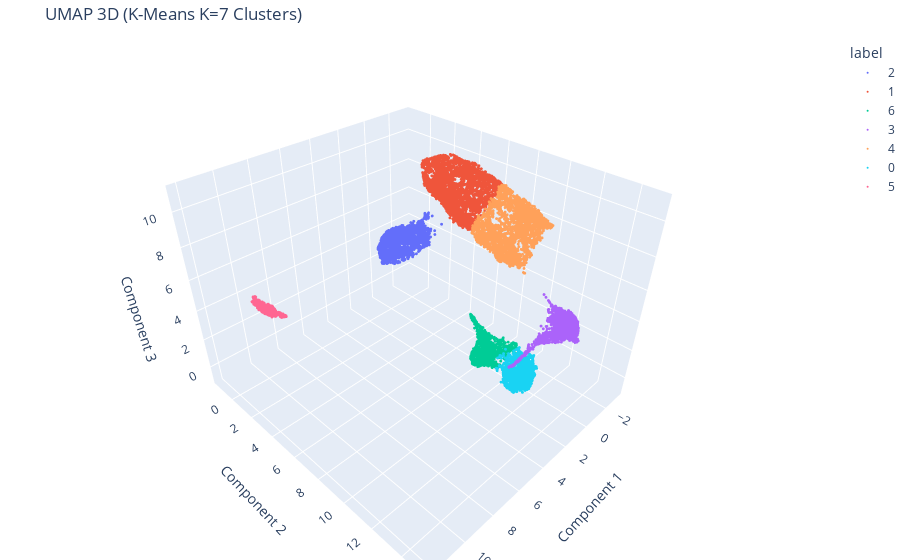

Source (notebook cell):
### Code cell
# K-Means Clustering на UMAP 3D
K = n_classes
print(f"\n### K-Means (K={K}) на UMAP-3D даних ###")
kmeans_umap = KMeans(n_clusters=K, random_state=42, n_init=10)
kmeans_umap_labels = kmeans_umap.fit_predict(X_umap_3d)

# Візуалізація кластерів K-Means на UMAP
plot_3d_plotly(X_umap_3d, kmeans_umap_labels, title=f"UMAP 3D (K-Means K={K} Clusters)")

# Оцінка
kmeans_umap_results = evaluate_clustering(
    X_umap_3d, 
    kmeans_umap_labels, 
    y_np, 
    model=kmeans_umap, 
    algorithm_info=f"K-Means (K={K}) UMAP-3D Data"
)
all_results.append(kmeans_umap_results)
print(pd.Series(kmeans_umap_results).to_frame(name="Оцінка"))

### Figure 1 — Plotly figure (JSON) as saved in the notebook; plotly's stock layout.template omitted (floating-point values rounded to 4 significant figures; data arrays with more than 128 entries replaced by an {"elided": "..."} marker saying what was removed)
{"data": [{"hovertemplate": "label=2<br>Component 1=%{x}<br>Component 2=%{y}<br>Component 3=%{z}<extra></extra>", "legendgroup": "2", "marker": {"color": "#636efa", "size": 1, "symbol": "circle"}, "mode": "markers", "name": "2", "scene": "scene", "showlegend": true, "type": "scatter3d", "x": {"elided": "1916 float values"}, "y": {"elided": "1916 float values"}, "z": {"elided": "1916 float values"}}, {"hovertemplate": "label=1<br>Component 1=%{x}<br>Component 2=%{y}<br>Component 3=%{z}<extra></extra>", "legendgroup": "1", "marker": {"color": "#EF553B", "size": 1, "symbol": "circle"}, "mode": "markers", "name": "1", "scene": "scene", "showlegend": true, "type": "scatter3d", "x": {"elided": "3341 float values"}, "y": {"elided": "3341 float values"}, "z": {"elided": "3341 float values"}}, {"hovertemplate": "label=6<br>Component 1=%{x}<br>Component 2=%{y}<br>Component 3=%{z}<extra></extra>", "legendgroup": "6", "marker": {"color": "#00cc96", "size": 1, "symbol": "circle"}, "mode": "markers", "name": "6", "scene": "scene", "showlegend": true, "type": "scatter3d", "x": {"elided": "1307 float values"}, "y": {"elided": "1307 float values"}, "z": {"elided": "1307 float values"}}, {"hovertemplate": "label=3<br>Component 1=%{x}<br>Component 2=%{y}<br>Component 3=%{z}<extra></extra>", "legendgroup": "3", "marker": {"color": "#ab63fa", "size": 1, "symbol": "circle"}, "mode": "markers", "name": "3", "scene": "scene", "showlegend": true, "type": "scatter3d", "x": {"elided": "1911 float values"}, "y": {"elided": "1911 float values"}, "z": {"elided": "1911 float values"}}, {"hovertemplate": "label=4<br>Component 1=%{x}<br>Component 2=%{y}<br>Component 3=%{z}<extra></extra>", "legendgroup": "4", "marker": {"color": "#FFA15A", "size": 1, "symbol": "circle"}, "mode": "markers", "name": "4", "scene": "scene", "showlegend": true, "type": "scatter3d", "x": {"elided": "2938 float values"}, "y": {"elided": "2938 float values"}, "z": {"elided": "2938 float values"}}, {"hovertemplate": "label=0<br>Component 1=%{x}<br>Component 2=%{y}<br>Component 3=%{z}<extra></extra>", "legendgroup": "0", "marker": {"color": "#19d3f3", "size": 1, "symbol": "circle"}, "mode": "markers", "name": "0", "scene": "scene", "showlegend": true, "type": "scatter3d", "x": {"elided": "1676 float values"}, "y": {"elided": "1676 float values"}, "z": {"elided": "1676 float values"}}, {"hovertemplate": "label=5<br>Component 1=%{x}<br>Component 2=%{y}<br>Component 3=%{z}<extra></extra>", "legendgroup": "5", "marker": {"color": "#FF6692", "size": 1, "symbol": "circle"}, "mode": "markers", "name": "5", "scene": "scene", "showlegend": true, "type": "scatter3d", "x": {"elided": "522 float values"}, "y": {"elided": "522 float values"}, "z": {"elided": "522 float values"}}], "layout": {"legend": {"title": {"text": "label"}, "tracegroupgap": 0}, "margin": {"b": 0, "l": 0, "r": 0, "t": 40}, "scene": {"domain": {"x": [0, 1], "y": [0, 1]}, "xaxis": {"title": {"text": "Component 1"}}, "yaxis": {"title": {"text": "Component 2"}}, "zaxis": {"title": {"text": "Component 3"}}}, "title": {"text": "UMAP 3D (K-Means K=7 Clusters)"}}}
